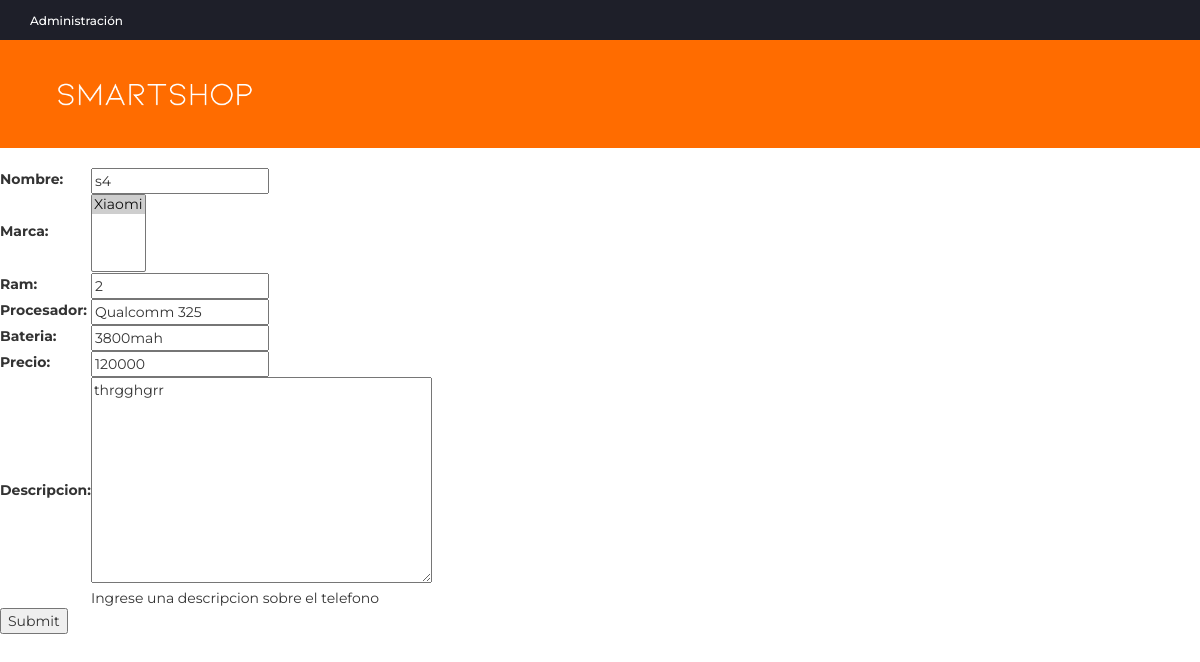
/productos/telefono/2/update/, run on the app's committed database.
### productos/models.py (models this page shows, shortened)
class Telefono(models.Model):
	nombre = models.CharField(max_length=200)
	marca = models.ManyToManyField(Marca)
	ram = models.CharField(max_length=4)
	procesador = models.CharField(max_length=200)
	bateria = models.CharField(max_length=200)
	precio = models.CharField(max_length=6)
	descripcion = models.TextField(max_length=1000, help_text='Ingrese una descripcion sobre el telefono')

class Marca(models.Model):
	marca = models.CharField(max_length=200)
	def __str__(self):
		return self.marca

### productos/views.py (the view)
# urls.py: path('telefono/<int:pk>/update/', views.TelefonoUpdate.as_view(), name='telefono_update'),
class TelefonoUpdate(UpdateView):
	model = Telefono
	fields = ['nombre','marca','ram','procesador','bateria','precio','descripcion']

### productos/templates/productos/telefono_form.html (shortened to what this page needs)
{% extends "base_generic.html" %}
{% block content %}
<header>
    <div id="top-header">
        <div class="container">
            <ul class="header-links pull-left">
                <li><a href="#"> </i>Administración</a></li>
            </ul>
        </div>
    </div>
    <div id="header">
        <div class="container navbar-custom">
            <div class="row">
                <div class="col-md-3 ">
                    <div class="header-logo">
                        <a href="{% url 'check'%}" class="logo ">
                            {% load static %}
                            <img class="imagen-titulo" src="{% static 'img/logo.png' %}" alt="">
                        </a>
                    </div>
                </div>
                <div class="col-md-3 clearfix">
                </div>
            </div>
        </div>
    </div>
</header>
<form action="" method="post">
    <table>
    {{ form.as_table }}
    </table>
    <input type="submit" value="Submit"/>
</form>
{% endblock %}

### productos/static/css/style.css (style rules this page uses)
body { font-family: 'Montserrat', sans-serif; font-weight: 400; color: #333; }
a { color: #2B2D42; font-weight: 500; -webkit-transition: 0.2s color; transition: 0.2s color; }
ul, ol { margin: 0; padding: 0; list-style: none }
#top-header { padding-top: 10px; padding-bottom: 10px; background-color: #1E1F29; }
.header-links li { display: inline-block; margin-right: 15px; font-size: 12px; }
.header-links li:last-child { margin-right: 0px; }
.header-links li a { color: #FFF; }
#header { padding-top: 15px; padding-bottom: 15px; background-color: #FF6C00; }
.header-logo { float: left; }
.header-logo .logo img { display: block; }

### productos/static/css/estilos.css (style rules this page uses)
.navbar-custom { background-color:#FF6C00; color:#E76600; }
.imagen-titulo { width:95%; text-align:center; padding:20px; }

### data on the page
Telefono: nombre "s4", ram "2", procesador "Qualcomm 325", bateria "3800mah", precio "120000", descripcion "thrgghgrr"
Marca: marca "Xiaomi ☑"
